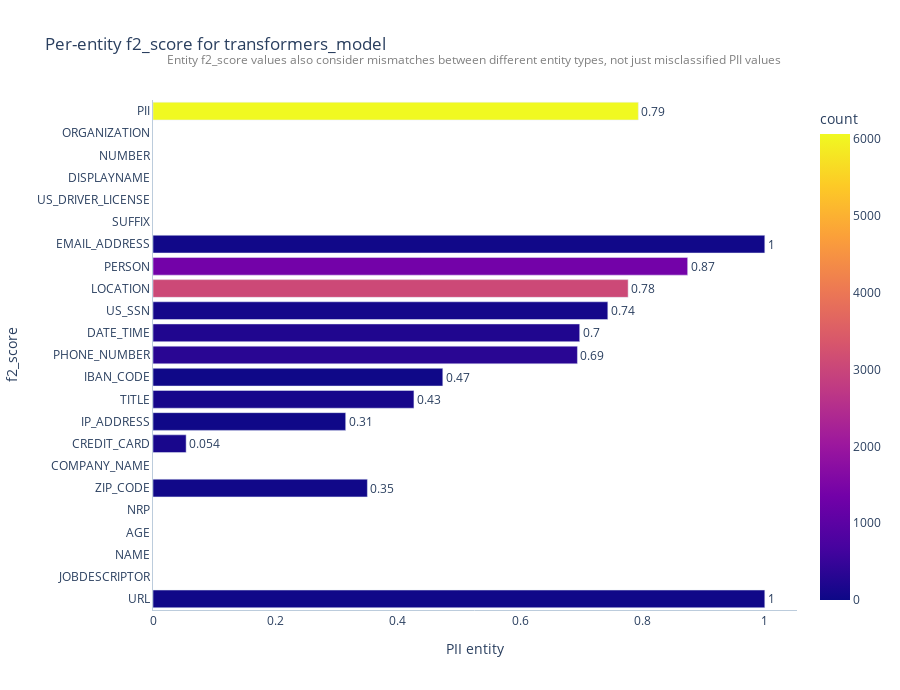
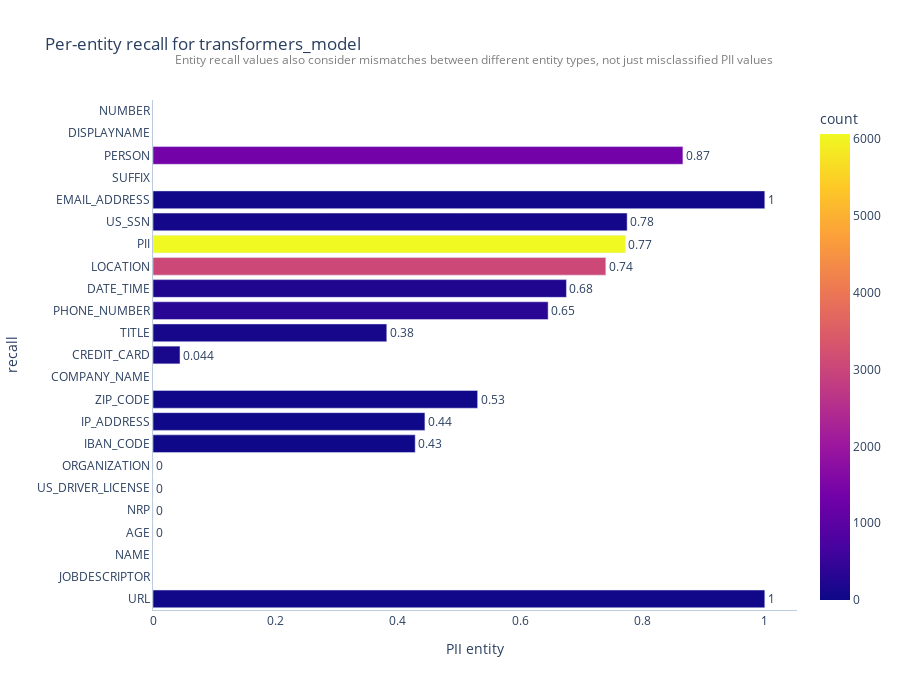
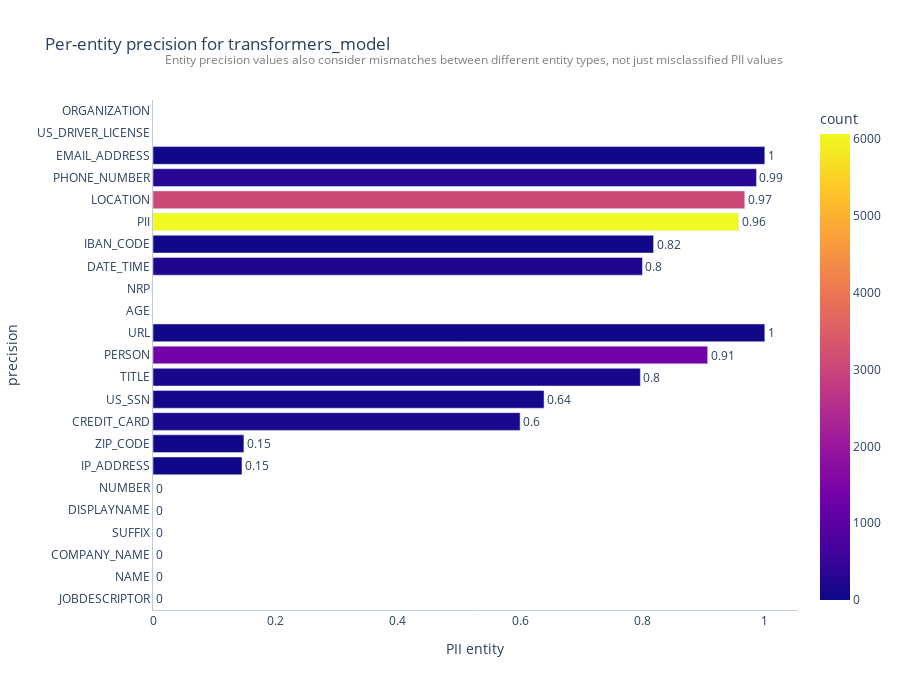

Here is the notebook cell these charts were saved with, in order:
### Code cell
plotter.plot_scores()

### Figure 1 — Plotly figure (JSON) as saved in the notebook; plotly's stock layout.template omitted (floating-point values rounded to 4 significant figures)
{"data": [{"alignmentgroup": "True", "cliponaxis": false, "hovertemplate": "f2_score=%{x}<br>entity=%{y}<br>count=%{marker.color}<extra></extra>", "legendgroup": "", "marker": {"color": [37, 0, 0, 74, 55, 49, 0, 3071, 123, 49, 0, 7, 1367, 18, 80, 21, 0, 219, 336, 136, 0, 423, 6065], "coloraxis": "coloraxis", "pattern": {"shape": ""}}, "name": "", "offsetgroup": "", "orientation": "h", "showlegend": false, "textangle": 0, "textfont": {"size": 12}, "textposition": "outside", "texttemplate": "%{x:.2}", "type": "bar", "x": [1, null, null, null, null, 0.3504, null, 0.7766, 0.4265, 1, null, null, 0.8739, 0.315, 0.7434, 0.4737, null, 0.6975, 0.6937, 0.05415, null, null, 0.7933], "xaxis": "x", "y": ["URL", "JOBDESCRIPTOR", "NAME", "AGE", "NRP", "ZIP_CODE", "COMPANY_NAME", "LOCATION", "TITLE", "EMAIL_ADDRESS", "SUFFIX", "US_DRIVER_LICENSE", "PERSON", "IP_ADDRESS", "US_SSN", "IBAN_CODE", "DISPLAYNAME", "DATE_TIME", "PHONE_NUMBER", "CREDIT_CARD", "NUMBER", "ORGANIZATION", "PII"], "yaxis": "y"}], "layout": {"annotations": [{"font": {"color": "gray", "size": 12}, "showarrow": false, "text": "Entity f2_score values also consider mismatches between different entity types, not just misclassified PII values\n", "x": 0.5, "xref": "paper", "y": 1.1, "yref": "paper"}], "barmode": "group", "coloraxis": {"colorbar": {"title": {"text": "count"}}, "colorscale": [[0, "#0d0887"], [0.1111, "#46039f"], [0.2222, "#7201a8"], [0.3333, "#9c179e"], [0.4444, "#bd3786"], [0.5556, "#d8576b"], [0.6667, "#ed7953"], [0.7778, "#fb9f3a"], [0.8889, "#fdca26"], [1, "#f0f921"]]}, "height": 690, "legend": {"tracegroupgap": 0}, "plot_bgcolor": "#FFF", "title": {"text": "Per-entity f2_score for transformers_model"}, "xaxis": {"anchor": "y", "domain": [0, 1], "linecolor": "#BCCCDC", "showgrid": false, "title": {"text": "PII entity"}}, "yaxis": {"anchor": "x", "categoryorder": "total ascending", "domain": [0, 1], "linecolor": "#BCCCDC", "showgrid": false, "title": {"text": "f2_score"}}}}

### Figure 2 — Plotly figure (JSON) as saved in the notebook; plotly's stock layout.template omitted (floating-point values rounded to 4 significant figures)
{"data": [{"alignmentgroup": "True", "cliponaxis": false, "hovertemplate": "recall=%{x}<br>entity=%{y}<br>count=%{marker.color}<extra></extra>", "legendgroup": "", "marker": {"color": [37, 0, 0, 74, 55, 49, 0, 3071, 123, 49, 0, 7, 1367, 18, 80, 21, 0, 219, 336, 136, 0, 423, 6065], "coloraxis": "coloraxis", "pattern": {"shape": ""}}, "name": "", "offsetgroup": "", "orientation": "h", "showlegend": false, "textangle": 0, "textfont": {"size": 12}, "textposition": "outside", "texttemplate": "%{x:.2}", "type": "bar", "x": [1, null, null, 0, 0, 0.5306, null, 0.7401, 0.3821, 1, null, 0, 0.8661, 0.4444, 0.775, 0.4286, null, 0.6758, 0.6458, 0.04412, null, 0, 0.7721], "xaxis": "x", "y": ["URL", "JOBDESCRIPTOR", "NAME", "AGE", "NRP", "ZIP_CODE", "COMPANY_NAME", "LOCATION", "TITLE", "EMAIL_ADDRESS", "SUFFIX", "US_DRIVER_LICENSE", "PERSON", "IP_ADDRESS", "US_SSN", "IBAN_CODE", "DISPLAYNAME", "DATE_TIME", "PHONE_NUMBER", "CREDIT_CARD", "NUMBER", "ORGANIZATION", "PII"], "yaxis": "y"}], "layout": {"annotations": [{"font": {"color": "gray", "size": 12}, "showarrow": false, "text": "Entity recall values also consider mismatches between different entity types, not just misclassified PII values\n", "x": 0.5, "xref": "paper", "y": 1.1, "yref": "paper"}], "barmode": "group", "coloraxis": {"colorbar": {"title": {"text": "count"}}, "colorscale": [[0, "#0d0887"], [0.1111, "#46039f"], [0.2222, "#7201a8"], [0.3333, "#9c179e"], [0.4444, "#bd3786"], [0.5556, "#d8576b"], [0.6667, "#ed7953"], [0.7778, "#fb9f3a"], [0.8889, "#fdca26"], [1, "#f0f921"]]}, "height": 690, "legend": {"tracegroupgap": 0}, "plot_bgcolor": "#FFF", "title": {"text": "Per-entity recall for transformers_model"}, "xaxis": {"anchor": "y", "domain": [0, 1], "linecolor": "#BCCCDC", "showgrid": false, "title": {"text": "PII entity"}}, "yaxis": {"anchor": "x", "categoryorder": "total ascending", "domain": [0, 1], "linecolor": "#BCCCDC", "showgrid": false, "title": {"text": "recall"}}}}

### Figure 3 — Plotly figure (JSON) as saved in the notebook; plotly's stock layout.template omitted (floating-point values rounded to 4 significant figures)
{"data": [{"alignmentgroup": "True", "cliponaxis": false, "hovertemplate": "precision=%{x}<br>entity=%{y}<br>count=%{marker.color}<extra></extra>", "legendgroup": "", "marker": {"color": [37, 0, 0, 74, 55, 49, 0, 3071, 123, 49, 0, 7, 1367, 18, 80, 21, 0, 219, 336, 136, 0, 423, 6065], "coloraxis": "coloraxis", "pattern": {"shape": ""}}, "name": "", "offsetgroup": "", "orientation": "h", "showlegend": false, "textangle": 0, "textfont": {"size": 12}, "textposition": "outside", "texttemplate": "%{x:.2}", "type": "bar", "x": [1, 0, 0, null, null, 0.1486, 0, 0.9672, 0.7966, 1, 0, null, 0.9066, 0.1455, 0.6392, 0.8182, 0, 0.8, 0.9864, 0.6, 0, null, 0.9573], "xaxis": "x", "y": ["URL", "JOBDESCRIPTOR", "NAME", "AGE", "NRP", "ZIP_CODE", "COMPANY_NAME", "LOCATION", "TITLE", "EMAIL_ADDRESS", "SUFFIX", "US_DRIVER_LICENSE", "PERSON", "IP_ADDRESS", "US_SSN", "IBAN_CODE", "DISPLAYNAME", "DATE_TIME", "PHONE_NUMBER", "CREDIT_CARD", "NUMBER", "ORGANIZATION", "PII"], "yaxis": "y"}], "layout": {"annotations": [{"font": {"color": "gray", "size": 12}, "showarrow": false, "text": "Entity precision values also consider mismatches between different entity types, not just misclassified PII values\n", "x": 0.5, "xref": "paper", "y": 1.1, "yref": "paper"}], "barmode": "group", "coloraxis": {"colorbar": {"title": {"text": "count"}}, "colorscale": [[0, "#0d0887"], [0.1111, "#46039f"], [0.2222, "#7201a8"], [0.3333, "#9c179e"], [0.4444, "#bd3786"], [0.5556, "#d8576b"], [0.6667, "#ed7953"], [0.7778, "#fb9f3a"], [0.8889, "#fdca26"], [1, "#f0f921"]]}, "height": 690, "legend": {"tracegroupgap": 0}, "plot_bgcolor": "#FFF", "title": {"text": "Per-entity precision for transformers_model"}, "xaxis": {"anchor": "y", "domain": [0, 1], "linecolor": "#BCCCDC", "showgrid": false, "title": {"text": "PII entity"}}, "yaxis": {"anchor": "x", "categoryorder": "total ascending", "domain": [0, 1], "linecolor": "#BCCCDC", "showgrid": false, "title": {"text": "precision"}}}}
